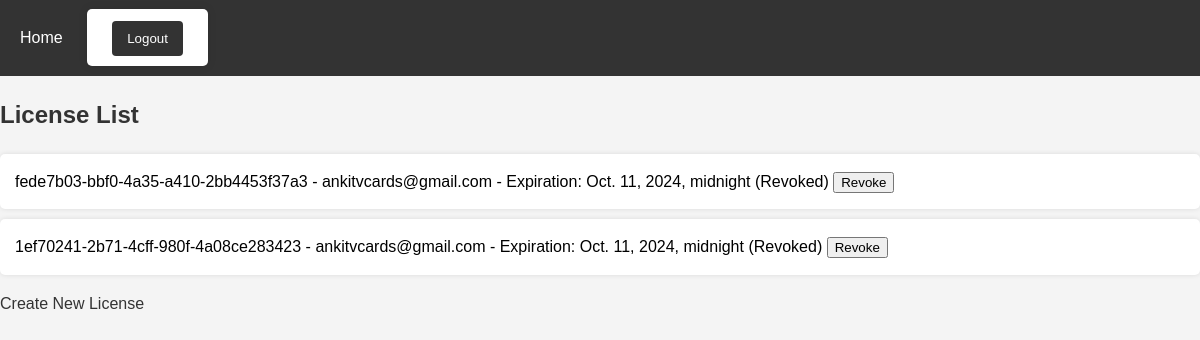
The app's page /list/ (signed in) with its own data.
### app/models.py (models this page shows, shortened)
class License(models.Model):
    key = models.CharField(max_length=255, unique=True)
    user_email = models.EmailField()
    issued_date = models.DateTimeField(default=timezone.now)
    expiration_date = models.DateTimeField()
    is_revoked = models.BooleanField(default=False)

### app/views.py (the view)
# urls.py: path('list/', license_list, name='license_list'),
@login_required
def license_list(request):
    licenses = License.objects.all()
    return render(request, 'licenses/license_list.html', {'licenses': licenses})

### templates/licenses/license_list.html (shortened to what this page needs)
{% extends 'licenses/base.html' %}
{% block content %}
<h2>License List</h2>
<ul>
    {% for license in licenses %}
    <li>
        {{ license.key }} - {{ license.user_email }} - Expiration: {{ license.expiration_date }}
        {% if license.is_revoked %} (Revoked){% endif %}
        <button onclick="revokeLicense('{{ license.key }}')">Revoke</button>
    </li>
    {% endfor %}
</ul>
<a href="{% url 'create_license' %}">Create New License</a>
{% endblock %}

### templates/licenses/base.html (shortened to what this page needs)
<!DOCTYPE html>
<html lang="en">
<head>
</head>
<body>
    <nav>
        {% if user.is_authenticated %}
        <a href="{% url 'license_list' %}">Home</a>
        <form action="{% url 'logout' %}" method="POST" style="display:inline;">
            <button type="submit">Logout</button>
        </form>
        {% else %}
        <a href="{% url 'login' %}">Login</a>
        <a href="{% url 'register' %}">Register</a>
        {% endif %}
    </nav>
    {% block content %}{% endblock %}
</body>
</html>

### templates/licenses/base.html (style rules this page uses)
body { font-family: Arial, sans-serif; line-height: 1.6; margin: 0; padding: 0; background-color: #f4f4f4; }
nav { background-color: #333; color: #fff; padding: 10px 0; }
nav a, nav button { color: #fff; text-decoration: none; padding: 10px 15px; margin: 5px; display: inline-block; }
nav button { background-color: #555; border: none; cursor: pointer; }
form { background-color: #fff; padding: 20px; border-radius: 5px; box-shadow: 0 0 10px rgba(0, 0, 0, 0.1); }
button[type="submit"] { background-color: #333; color: #fff; padding: 10px 15px; border: none; border-radius: 4px; cursor: pointer; }
ul { list-style-type: none; padding: 0; }
li { background-color: #fff; margin-bottom: 10px; padding: 15px; border-radius: 5px; box-shadow: 0 0 5px rgba(0, 0, 0, 0.1); }
h2 { color: #333; margin-bottom: 20px; }
a { color: #333; text-decoration: none; }

### records on screen
License: key "fede7b03-bbf0-4a35-a410-2bb4453f37a3", user_email "ankitvcards@gmail.com", expiration_date "Oct. 11, 2024, midnight", is_revoked "(Revoked)"
License: key "1ef70241-2b71-4cff-980f-4a08ce283423", user_email "ankitvcards@gmail.com", expiration_date "Oct. 11, 2024, midnight", is_revoked "(Revoked)"
